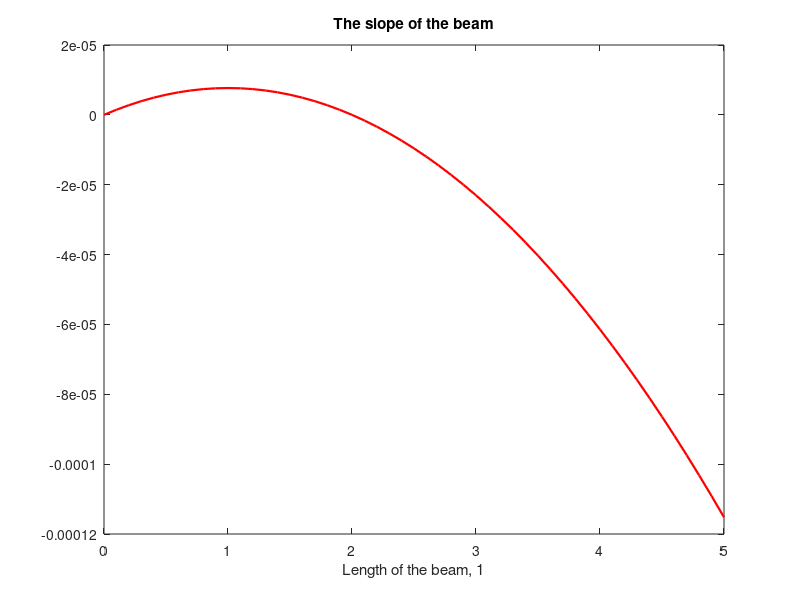

Write MATLAB code to recreate this figure. (Note: this script raises an error after producing the figure.)
clear all
clc
x= 0:0.1:5;
E= 210000000 %in KN/m^2
I= 3.1*10^-3 %in m^4
F= 10 %in KM
1== 5 %in m
c1=0;
c2=0;
M= -50+10*x;
d2omega=F* (1-x)/(E*I);
d1omega=F* (1*x-x.^2/2)/(E*I) +c1*x+c2
omega=F* (-x.^3/6+1*x.^2/2)/(E*I) +c1*x+c2
plot (x, d1omega, 'Color', 'r', 'LineWidth',1.6)
title ('The slope of the beam')
xlabel ('Length of the beam, 1')
ylbale ('dw/dx')
figure (2)
plot (x,omega, 'colour','b','linewidth',1.6)
title ('The deflection of the beam')
xlabel ('Length of the beam, 1')
ylable ('w(x)')

